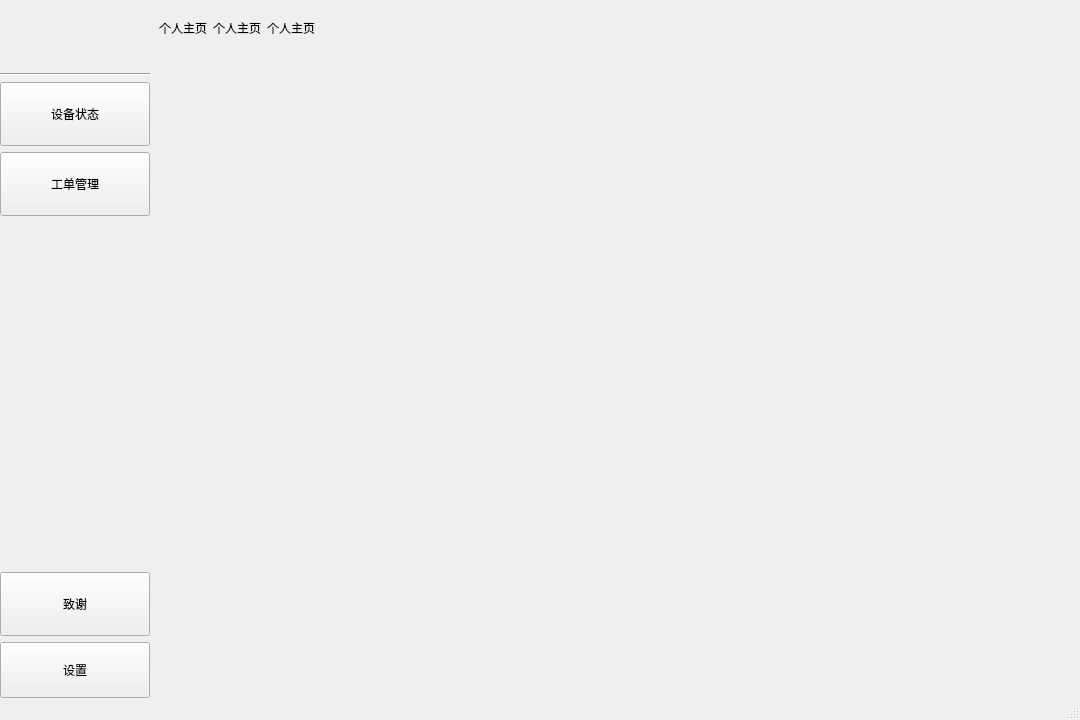
<?xml version="1.0" encoding="UTF-8"?>
<ui version="4.0">
 <class>HomeMainWindow</class>
 <widget class="QMainWindow" name="HomeMainWindow">
  <property name="geometry">
   <rect>
    <x>0</x>
    <y>0</y>
    <width>1080</width>
    <height>720</height>
   </rect>
  </property>
  <property name="windowTitle">
   <string>设备管理系统 · 首页</string>
  </property>
  <widget class="QWidget" name="centralwidget">
   <layout class="QHBoxLayout" name="mainLayout">
    <property name="spacing">
     <number>0</number>
    </property>
    <property name="leftMargin">
     <number>0</number>
    </property>
    <property name="topMargin">
     <number>0</number>
    </property>
    <property name="rightMargin">
     <number>0</number>
    </property>
    <property name="bottomMargin">
     <number>0</number>
    </property>
    <item>
     <widget class="QFrame" name="side_nav">
      <property name="sizePolicy">
       <sizepolicy hsizetype="Preferred" vsizetype="Preferred">
        <horstretch>0</horstretch>
        <verstretch>0</verstretch>
       </sizepolicy>
      </property>
      <property name="minimumSize">
       <size>
        <width>150</width>
        <height>0</height>
       </size>
      </property>
      <property name="maximumSize">
       <size>
        <width>150</width>
        <height>16777215</height>
       </size>
      </property>
      <property name="frameShape">
       <enum>QFrame::NoFrame</enum>
      </property>
      <layout class="QVBoxLayout" name="verticalLayout">
       <property name="leftMargin">
        <number>0</number>
       </property>
       <property name="topMargin">
        <number>11</number>
       </property>
       <property name="rightMargin">
        <number>0</number>
       </property>
       <property name="bottomMargin">
        <number>0</number>
       </property>
       <item>
        <layout class="QHBoxLayout" name="horizontalLayout">
         <item>
          <spacer name="horizontalSpacer">
           <property name="orientation">
            <enum>Qt::Horizontal</enum>
           </property>
           <property name="sizeHint" stdset="0">
            <size>
             <width>40</width>
             <height>20</height>
            </size>
           </property>
          </spacer>
         </item>
         <item>
          <widget class="QLabel" name="avatarLabel">
           <property name="sizePolicy">
            <sizepolicy hsizetype="Preferred" vsizetype="Preferred">
             <horstretch>0</horstretch>
             <verstretch>0</verstretch>
            </sizepolicy>
           </property>
           <property name="minimumSize">
            <size>
             <width>56</width>
             <height>56</height>
            </size>
           </property>
           <property name="maximumSize">
            <size>
             <width>56</width>
             <height>56</height>
            </size>
           </property>
           <property name="toolTip">
            <string>未登录</string>
           </property>
           <property name="layoutDirection">
            <enum>Qt::LeftToRight</enum>
           </property>
           <property name="autoFillBackground">
            <bool>false</bool>
           </property>
           <property name="pixmap">
            <pixmap>:/home/man.svg</pixmap>
           </property>
           <property name="scaledContents">
            <bool>true</bool>
           </property>
           <property name="alignment">
            <set>Qt::AlignCenter</set>
           </property>
           <property name="wordWrap">
            <bool>false</bool>
           </property>
           <property name="pixmap_key" stdset="0">
            <string>man</string>
           </property>
          </widget>
         </item>
         <item>
          <spacer name="horizontalSpacer_2">
           <property name="orientation">
            <enum>Qt::Horizontal</enum>
           </property>
           <property name="sizeHint" stdset="0">
            <size>
             <width>40</width>
             <height>20</height>
            </size>
           </property>
          </spacer>
         </item>
        </layout>
       </item>
       <item>
        <widget class="Line" name="line_side">
         <property name="orientation">
          <enum>Qt::Horizontal</enum>
         </property>
        </widget>
       </item>
       <item>
        <widget class="QToolButton" name="btnDevices">
         <property name="sizePolicy">
          <sizepolicy hsizetype="Expanding" vsizetype="Fixed">
           <horstretch>0</horstretch>
           <verstretch>0</verstretch>
          </sizepolicy>
         </property>
         <property name="minimumSize">
          <size>
           <width>64</width>
           <height>64</height>
          </size>
         </property>
         <property name="font">
          <font/>
         </property>
         <property name="toolTip">
          <string>设备管理</string>
         </property>
         <property name="text">
          <string>设备状态</string>
         </property>
         <property name="icon">
          <iconset>
           <normaloff>:/home/geer-black.svg</normaloff>:/home/geer-black.svg</iconset>
         </property>
         <property name="iconSize">
          <size>
           <width>24</width>
           <height>24</height>
          </size>
         </property>
         <property name="checkable">
          <bool>true</bool>
         </property>
         <property name="autoExclusive">
          <bool>true</bool>
         </property>
         <property name="toolButtonStyle">
          <enum>Qt::ToolButtonTextBesideIcon</enum>
         </property>
         <property name="icon_key" stdset="0">
          <string>geer</string>
         </property>
        </widget>
       </item>
       <item>
        <widget class="QToolButton" name="btnOrders">
         <property name="sizePolicy">
          <sizepolicy hsizetype="Expanding" vsizetype="Fixed">
           <horstretch>0</horstretch>
           <verstretch>0</verstretch>
          </sizepolicy>
         </property>
         <property name="minimumSize">
          <size>
           <width>64</width>
           <height>64</height>
          </size>
         </property>
         <property name="toolTip">
          <string>工单管理</string>
         </property>
         <property name="text">
          <string>工单管理</string>
         </property>
         <property name="icon">
          <iconset>
           <normaloff>:/home/ticket-black.svg</normaloff>:/home/ticket-black.svg</iconset>
         </property>
         <property name="iconSize">
          <size>
           <width>24</width>
           <height>24</height>
          </size>
         </property>
         <property name="checkable">
          <bool>true</bool>
         </property>
         <property name="autoExclusive">
          <bool>true</bool>
         </property>
         <property name="toolButtonStyle">
          <enum>Qt::ToolButtonTextBesideIcon</enum>
         </property>
         <property name="icon_key" stdset="0">
          <string>ticket</string>
         </property>
        </widget>
       </item>
       <item>
        <spacer name="side_spacer">
         <property name="orientation">
          <enum>Qt::Vertical</enum>
         </property>
         <property name="sizeHint" stdset="0">
          <size>
           <width>20</width>
           <height>40</height>
          </size>
         </property>
        </spacer>
       </item>
       <item>
        <widget class="QToolButton" name="btnThanks">
         <property name="sizePolicy">
          <sizepolicy hsizetype="Expanding" vsizetype="Fixed">
           <horstretch>0</horstretch>
           <verstretch>0</verstretch>
          </sizepolicy>
         </property>
         <property name="minimumSize">
          <size>
           <width>64</width>
           <height>64</height>
          </size>
         </property>
         <property name="toolTip">
          <string>工单管理</string>
         </property>
         <property name="text">
          <string>致谢</string>
         </property>
         <property name="icon">
          <iconset>
           <normaloff>:/home/flower-color.svg</normaloff>:/home/flower-color.svg</iconset>
         </property>
         <property name="iconSize">
          <size>
           <width>24</width>
           <height>24</height>
          </size>
         </property>
         <property name="checkable">
          <bool>true</bool>
         </property>
         <property name="autoExclusive">
          <bool>true</bool>
         </property>
         <property name="toolButtonStyle">
          <enum>Qt::ToolButtonTextBesideIcon</enum>
         </property>
         <property name="icon_key" stdset="0">
          <string>flower</string>
         </property>
        </widget>
       </item>
       <item>
        <widget class="QToolButton" name="btnSettings">
         <property name="sizePolicy">
          <sizepolicy hsizetype="Expanding" vsizetype="Fixed">
           <horstretch>0</horstretch>
           <verstretch>0</verstretch>
          </sizepolicy>
         </property>
         <property name="minimumSize">
          <size>
           <width>56</width>
           <height>56</height>
          </size>
         </property>
         <property name="toolTip">
          <string>设置</string>
         </property>
         <property name="text">
          <string>设置</string>
         </property>
         <property name="icon">
          <iconset>
           <normaloff>:/home/setGeer-color.svg</normaloff>:/home/setGeer-color.svg</iconset>
         </property>
         <property name="iconSize">
          <size>
           <width>22</width>
           <height>22</height>
          </size>
         </property>
         <property name="toolButtonStyle">
          <enum>Qt::ToolButtonTextBesideIcon</enum>
         </property>
         <property name="icon_key" stdset="0">
          <string>setGeer</string>
         </property>
        </widget>
       </item>
      </layout>
     </widget>
    </item>
    <item>
     <widget class="QFrame" name="content">
      <property name="frameShape">
       <enum>QFrame::NoFrame</enum>
      </property>
      <layout class="QVBoxLayout" name="contentLayout">
       <property name="spacing">
        <number>0</number>
       </property>
       <property name="leftMargin">
        <number>0</number>
       </property>
       <property name="topMargin">
        <number>0</number>
       </property>
       <property name="rightMargin">
        <number>0</number>
       </property>
       <property name="bottomMargin">
        <number>0</number>
       </property>
       <item>
        <widget class="QFrame" name="appbar">
         <property name="minimumSize">
          <size>
           <width>0</width>
           <height>56</height>
          </size>
         </property>
         <property name="frameShape">
          <enum>QFrame::NoFrame</enum>
         </property>
         <layout class="QHBoxLayout" name="horizontalLayout_2">
          <item>
           <widget class="QLabel" name="titleLabel_1">
            <property name="text">
             <string>个人主页</string>
            </property>
            <property name="alignment">
             <set>Qt::AlignLeading|Qt::AlignLeft|Qt::AlignVCenter</set>
            </property>
           </widget>
          </item>
          <item>
           <widget class="QLabel" name="titleLabel_2">
            <property name="text">
             <string>个人主页</string>
            </property>
            <property name="alignment">
             <set>Qt::AlignLeading|Qt::AlignLeft|Qt::AlignVCenter</set>
            </property>
           </widget>
          </item>
          <item>
           <widget class="QLabel" name="titleLabel_3">
            <property name="text">
             <string>个人主页</string>
            </property>
            <property name="alignment">
             <set>Qt::AlignLeading|Qt::AlignLeft|Qt::AlignVCenter</set>
            </property>
           </widget>
          </item>
          <item>
           <spacer name="title_spacer">
            <property name="orientation">
             <enum>Qt::Horizontal</enum>
            </property>
            <property name="sizeHint" stdset="0">
             <size>
              <width>40</width>
              <height>20</height>
             </size>
            </property>
           </spacer>
          </item>
          <item>
           <widget class="QToolButton" name="btnNotif">
            <property name="toolTip">
             <string>通知</string>
            </property>
            <property name="autoRaise">
             <bool>true</bool>
            </property>
           </widget>
          </item>
          <item>
           <widget class="QToolButton" name="btnProfile">
            <property name="toolTip">
             <string>我的</string>
            </property>
            <property name="autoRaise">
             <bool>true</bool>
            </property>
           </widget>
          </item>
         </layout>
        </widget>
       </item>
       <item>
        <widget class="QStackedWidget" name="stackWidget">
         <property name="currentIndex">
          <number>-1</number>
         </property>
        </widget>
       </item>
      </layout>
     </widget>
    </item>
   </layout>
  </widget>
  <widget class="QStatusBar" name="statusbar"/>
 </widget>
 <resources/>
 <connections/>
</ui>
